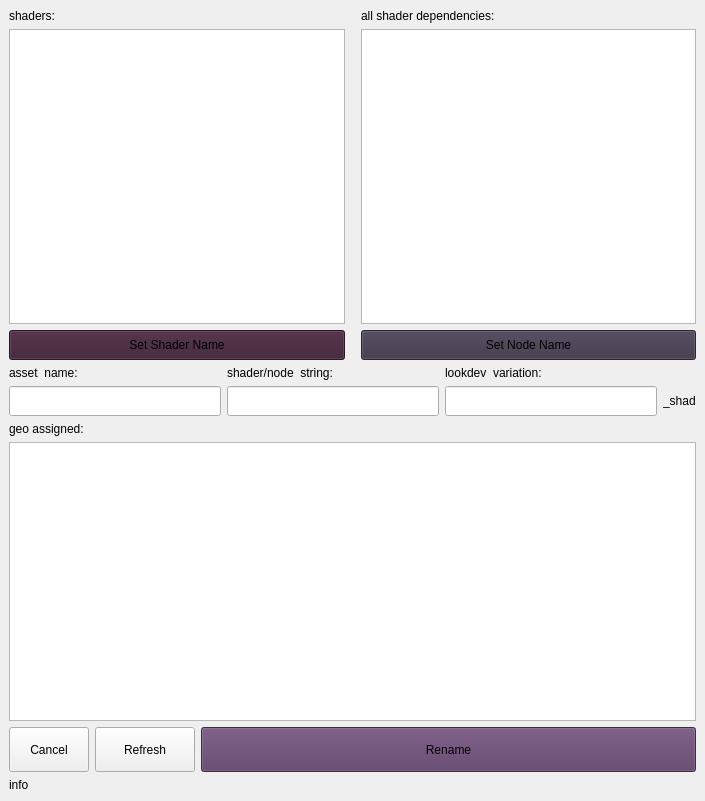
<?xml version="1.0" encoding="UTF-8"?>
<ui version="4.0">
 <class>shaderRenamerGUI</class>
 <widget class="QMainWindow" name="shaderRenamerGUI">
  <property name="enabled">
   <bool>true</bool>
  </property>
  <property name="geometry">
   <rect>
    <x>0</x>
    <y>0</y>
    <width>705</width>
    <height>801</height>
   </rect>
  </property>
  <property name="windowTitle">
   <string>MainWindow</string>
  </property>
  <property name="styleSheet">
   <string notr="true"/>
  </property>
  <widget class="QWidget" name="centralwidget">
   <property name="sizePolicy">
    <sizepolicy hsizetype="Preferred" vsizetype="Preferred">
     <horstretch>0</horstretch>
     <verstretch>0</verstretch>
    </sizepolicy>
   </property>
   <layout class="QGridLayout" name="gridLayout_2">
    <item row="5" column="0">
     <layout class="QVBoxLayout" name="bottom_VBoxLayout">
      <item>
       <widget class="QLabel" name="assignedGeoLable">
        <property name="text">
         <string>geo assigned:</string>
        </property>
       </widget>
      </item>
      <item>
       <widget class="QListWidget" name="geoAssignedListWidget"/>
      </item>
      <item>
       <layout class="QHBoxLayout" name="exportButton_HBoxLayout">
        <item>
         <widget class="QPushButton" name="cancel_Button">
          <property name="sizePolicy">
           <sizepolicy hsizetype="Maximum" vsizetype="Minimum">
            <horstretch>0</horstretch>
            <verstretch>0</verstretch>
           </sizepolicy>
          </property>
          <property name="minimumSize">
           <size>
            <width>0</width>
            <height>45</height>
           </size>
          </property>
          <property name="text">
           <string>Cancel</string>
          </property>
         </widget>
        </item>
        <item>
         <widget class="QPushButton" name="refreshButton">
          <property name="sizePolicy">
           <sizepolicy hsizetype="Maximum" vsizetype="Maximum">
            <horstretch>0</horstretch>
            <verstretch>0</verstretch>
           </sizepolicy>
          </property>
          <property name="minimumSize">
           <size>
            <width>100</width>
            <height>45</height>
           </size>
          </property>
          <property name="text">
           <string>Refresh</string>
          </property>
         </widget>
        </item>
        <item>
         <widget class="QPushButton" name="renameButton">
          <property name="sizePolicy">
           <sizepolicy hsizetype="Minimum" vsizetype="Minimum">
            <horstretch>0</horstretch>
            <verstretch>0</verstretch>
           </sizepolicy>
          </property>
          <property name="minimumSize">
           <size>
            <width>0</width>
            <height>45</height>
           </size>
          </property>
          <property name="styleSheet">
           <string notr="true">QPushButton{background-color: rgb(90, 60, 100);}</string>
          </property>
          <property name="text">
           <string>Rename</string>
          </property>
         </widget>
        </item>
       </layout>
      </item>
     </layout>
    </item>
    <item row="6" column="0">
     <widget class="QLabel" name="infoLabel">
      <property name="text">
       <string>info</string>
      </property>
     </widget>
    </item>
    <item row="0" column="0">
     <layout class="QGridLayout" name="midLeft_GridLayout">
      <item row="0" column="0">
       <widget class="QLabel" name="shadersLable">
        <property name="text">
         <string>shaders:</string>
        </property>
       </widget>
      </item>
      <item row="1" column="0">
       <widget class="QListView" name="shadersListView">
        <property name="enabled">
         <bool>true</bool>
        </property>
       </widget>
      </item>
      <item row="1" column="2">
       <widget class="QListView" name="dependenciesListView"/>
      </item>
      <item row="1" column="1">
       <spacer name="topSpacer">
        <property name="orientation">
         <enum>Qt::Vertical</enum>
        </property>
        <property name="sizeHint" stdset="0">
         <size>
          <width>10</width>
          <height>40</height>
         </size>
        </property>
       </spacer>
      </item>
      <item row="0" column="2">
       <widget class="QLabel" name="dependenciesLabel">
        <property name="text">
         <string>all shader dependencies:</string>
        </property>
       </widget>
      </item>
      <item row="2" column="0">
       <widget class="QPushButton" name="setNameButton">
        <property name="minimumSize">
         <size>
          <width>0</width>
          <height>30</height>
         </size>
        </property>
        <property name="styleSheet">
         <string notr="true">QPushButton{background-color: rgb(60, 30, 50);}</string>
        </property>
        <property name="text">
         <string>Set Shader Name</string>
        </property>
       </widget>
      </item>
      <item row="2" column="2">
       <widget class="QPushButton" name="setNodeNameButton">
        <property name="minimumSize">
         <size>
          <width>0</width>
          <height>30</height>
         </size>
        </property>
        <property name="styleSheet">
         <string notr="true">QPushButton{background-color: rgb(60, 50, 70);}</string>
        </property>
        <property name="text">
         <string>Set Node Name</string>
        </property>
       </widget>
      </item>
     </layout>
    </item>
    <item row="1" column="0" rowspan="2">
     <layout class="QGridLayout" name="top_GridLayout" columnstretch="0,0,0,0,0,0">
      <item row="1" column="0">
       <widget class="QLineEdit" name="assetLineEdit">
        <property name="minimumSize">
         <size>
          <width>0</width>
          <height>30</height>
         </size>
        </property>
        <property name="text">
         <string/>
        </property>
       </widget>
      </item>
      <item row="0" column="0">
       <widget class="QLabel" name="assetLabel">
        <property name="text">
         <string>asset  name:</string>
        </property>
       </widget>
      </item>
      <item row="0" column="3">
       <widget class="QLabel" name="variationLable">
        <property name="text">
         <string>lookdev  variation:</string>
        </property>
       </widget>
      </item>
      <item row="0" column="1">
       <widget class="QLabel" name="shaderNameLabel">
        <property name="text">
         <string>shader/node  string:</string>
        </property>
       </widget>
      </item>
      <item row="1" column="1">
       <widget class="QLineEdit" name="shaderNameLineEdit">
        <property name="sizePolicy">
         <sizepolicy hsizetype="Expanding" vsizetype="Fixed">
          <horstretch>0</horstretch>
          <verstretch>0</verstretch>
         </sizepolicy>
        </property>
        <property name="minimumSize">
         <size>
          <width>0</width>
          <height>30</height>
         </size>
        </property>
       </widget>
      </item>
      <item row="1" column="3">
       <widget class="QLineEdit" name="variationLineEdit">
        <property name="minimumSize">
         <size>
          <width>0</width>
          <height>30</height>
         </size>
        </property>
       </widget>
      </item>
      <item row="1" column="4">
       <widget class="QLabel" name="subfixLabel">
        <property name="text">
         <string>_shad</string>
        </property>
       </widget>
      </item>
     </layout>
    </item>
   </layout>
  </widget>
 </widget>
 <resources/>
 <connections/>
</ui>
